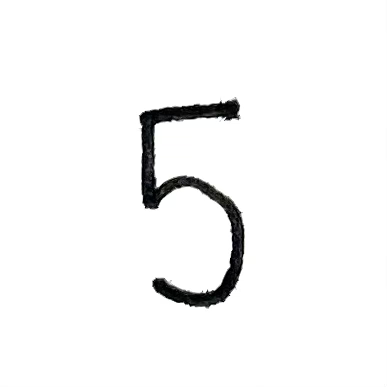
#> input picture test_data/5.png, 387 x 387 px, found by its file name
$ jupyter execute remove_lines.ipynb
#> lines starting #> are read from the running program, lines starting #| are printed output that depends on the picture; after the words box and inside, x2 and y2 are one past the last pixel; in counts of white or black regions, pixels touching at a corner belong together
# Morphological Transformations

[cell 1]
import matplotlib.pyplot as plt
import numpy as np
import cv2

[cell 2]
# Create a 9x9 kernel, can also use np.ones()
# kernel = cv2.getStructuringElement(cv2.MORPH_RECT, (9, 9))

# Some morphology operators
# https://docs.opencv.org/3.4/db/df6/tutorial_erosion_dilatation.html
# https://docs.opencv.org/3.4/d3/dbe/tutorial_opening_closing_hats.html

[cell 3]
def remove_shadows(img):
    # Generate the shadow of the image
    # Create a 9x9 kernel, can also use np.ones()
    kernel = cv2.getStructuringElement(cv2.MORPH_RECT, (9, 9))

    # Some morphology operators
    # https://docs.opencv.org/3.4/db/df6/tutorial_erosion_dilatation.html
    # https://docs.opencv.org/3.4/d3/dbe/tutorial_opening_closing_hats.html
    shadow = cv2.dilate(img, kernel) # Make the background bleed into the text to cover it up

    # Filtering
    # https://docs.opencv.org/3.4/dc/dd3/tutorial_gausian_median_blur_bilateral_filter.html
    shadow = cv2.medianBlur(shadow, 21) # Use a median filter to cover up the text entirely (there may still be particles in the text), now we have an image with only the shadow

    res = 255 - cv2.absdiff(img, shadow) # Remove the shadow from the original image
    return res

[cell 4]
def adaptive_clean(img_path, load=True, mode='otsu'):
    # Load image
    if load:
        img = cv2.imread(img_path, cv2.IMREAD_GRAYSCALE).astype(np.uint8)
    else:
        img = img_path

    # Convert to grayscale and apply Otsu's binarization for noise reduction
    # https://docs.opencv.org/3.4/d7/d4d/tutorial_py_thresholding.html
    img = cv2.GaussianBlur(img,(5,5),0)
    if mode == 'otsu':
        _, img = cv2.threshold(img,0,255,cv2.THRESH_BINARY | cv2.THRESH_OTSU)
    # or you can use gaussian/mean adaptive thresholding
    elif mode == 'mean':
        img = cv2.adaptiveThreshold(img, 255, cv2.ADAPTIVE_THRESH_MEAN_C, cv2.THRESH_BINARY,11,2)
    elif mode == 'gaussian':
        img = cv2.adaptiveThreshold(img, 255, cv2.ADAPTIVE_THRESH_GAUSSIAN_C, cv2.THRESH_BINARY,11,2)

    img = 255 - img

    # Can also apply some morphological transformations
    # https://opencv24-python-tutorials.readthedocs.io/en/latest/py_tutorials/py_imgproc/py_morphological_ops/py_morphological_ops.html
    kernel = np.ones((3, 3), dtype=np.uint8) # or you can use cv2.getStructuringElement()
    img = cv2.morphologyEx(img, cv2.MORPH_OPEN, kernel)
    return img

[cell 5]
img = cv2.imread('../equation-dataset/dark-background/5.png', cv2.IMREAD_GRAYSCALE).astype(np.uint8)
#> img: shape (387, 387); min 0, max 255, mean 246.1
# img = cv2.imread('../equation-dataset/03_eq.png', cv2.IMREAD_GRAYSCALE).astype(np.uint8)
img = remove_shadows(img)
#> in remove_shadows, `shadow = cv2.dilate(img, kernel)`:
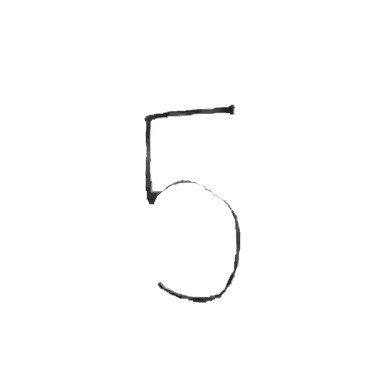
#> shadow: shape (387, 387); min 24, max 255, mean 253

# As long as the lines aren't thick, we can remove the background lines
kernel = cv2.getStructuringElement(cv2.MORPH_RECT, (3, 3))
img = cv2.erode(img, kernel, iterations=1)

img = adaptive_clean(img, load=False)
#> in adaptive_clean, `_, img = cv2.threshold(img,0,255,cv2.THRESH_BINARY | cv2.THRESH_OTSU)`:
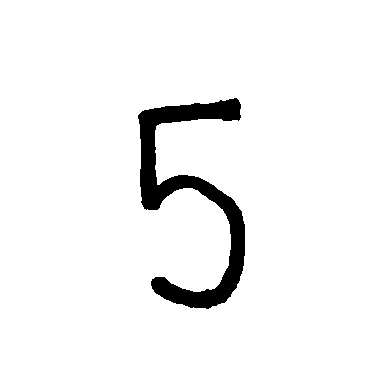
#> img: shape (387, 387); 95.5% white; 1 black region, box (x1, y1, x2, y2) and area: (138, 98, 245, 309) 6797
#> in adaptive_clean, `img = cv2.morphologyEx(img, cv2.MORPH_OPEN, kernel)`: img: shape (387, 387); 4.5% white; 1 white region, box (x1, y1, x2, y2) and area: (138, 98, 245, 309) 6791

plt.axis('off')
plt.imshow(img, cmap='gray')

# Example pipeline

[cell 6]
def clean_image(img_path, load=True):
#> called with load = True
    if load:
        img = cv2.imread(img_path, cv2.IMREAD_GRAYSCALE).astype(np.uint8)
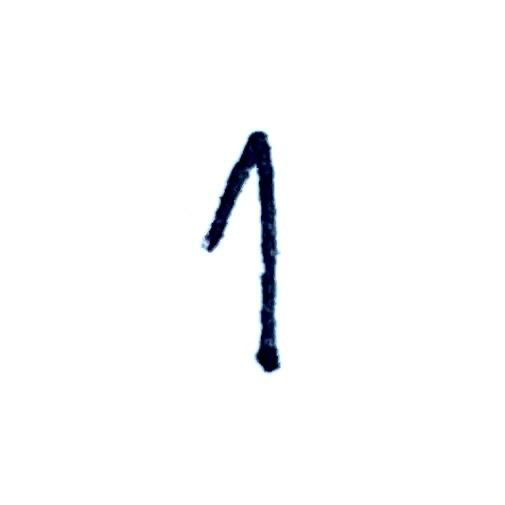
#> input picture test_data/1.png, 505 x 505 px, found by its file name
#> img: shape (505, 505); min 0, max 255, mean 250
    else:
        img = img_path

    # img = cv2.GaussianBlur(img, (3, 3), 0)
    img = remove_shadows(img)
#> in remove_shadows (call 2), `shadow = cv2.dilate(img, kernel)`:
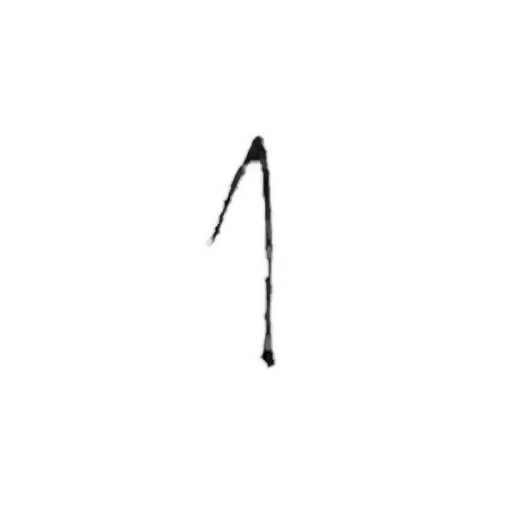
#> shadow: shape (505, 505); min 0, max 255, mean 253.3

    # As long as the lines aren't thick, we can remove the background lines
    kernel = cv2.getStructuringElement(cv2.MORPH_RECT, (3, 3))
    img = cv2.erode(img, kernel, iterations=1)

    img = adaptive_clean(img, load=False)
#> in adaptive_clean (call 2), `_, img = cv2.threshold(img,0,255,cv2.THRESH_BINARY | cv2.THRESH_OTSU)`: img: shape (505, 505); 97.7% white; 1 black region, box (x1, y1, x2, y2) and area: (204, 130, 281, 374) 5946
#> in adaptive_clean (call 2), `img = cv2.morphologyEx(img, cv2.MORPH_OPEN, kernel)`: img: shape (505, 505); 2.3% white; 1 white region, box (x1, y1, x2, y2) and area: (204, 130, 281, 373) 5942

    kernel = cv2.getStructuringElement(cv2.MORPH_RECT, (3, 3))
    img = cv2.erode(img, kernel, iterations=1)
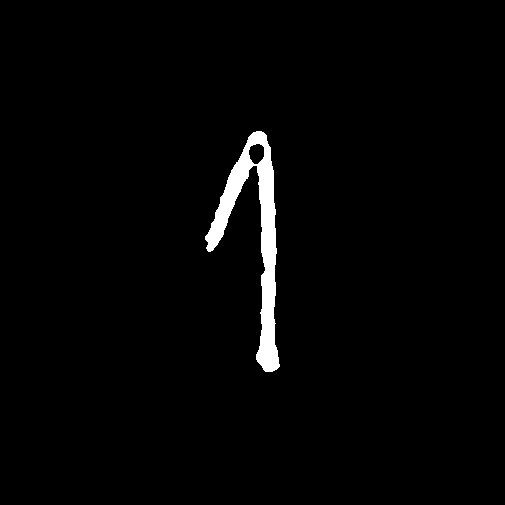
#> img: shape (505, 505); 2% white; 1 white region, box (x1, y1, x2, y2) and area: (205, 131, 280, 372) 5024

    return img

[cell 7]
img = clean_image('../equation-dataset/dark-background/1.png', load=True)
plt.axis('off')
plt.imshow(img, cmap='gray')

[cell 8]
img = clean_image('../equation-dataset/01_eq.png', load=True)
#> call 2 of clean_image, with img_path = '../equation-dataset/01_eq.png', load = True
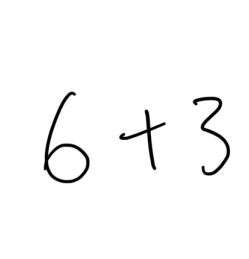
#> input picture equation-dataset/01_eq.png, 249 x 259 px
#> in clean_image, img is the input picture: shape (259, 249); min 0, max 255, mean 249.2
#> in remove_shadows (call 3), `shadow = cv2.dilate(img, kernel)`: shadow: shape (259, 249); every value is 255
#> in clean_image (call 2), `img = cv2.erode(img, kernel, iterations=1)`:
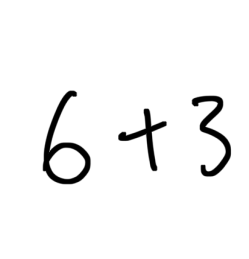
#> img: shape (259, 249); min 0, max 255, mean 244.7
#> call 3 of adaptive_clean, with load = False, mode = 'otsu'
#> in adaptive_clean (call 3), `img = cv2.GaussianBlur(img,(5,5),0)`:
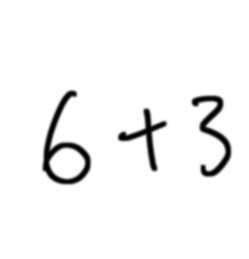
#> img: shape (259, 249); min 0, max 255, mean 244.7
#> in adaptive_clean (call 3), `_, img = cv2.threshold(img,0,255,cv2.THRESH_BINARY | cv2.THRESH_OTSU)`:
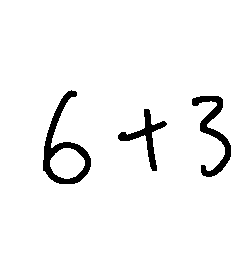
#> img: shape (259, 249); 95.6% white; 3 black regions, box (x1, y1, x2, y2) and area: (43, 90, 91, 184) 1222, (192, 96, 231, 177) 922, (118, 109, 167, 171) 677
#> in adaptive_clean (call 3), `img = cv2.morphologyEx(img, cv2.MORPH_OPEN, kernel)`: img: shape (259, 249); 4.4% white; 3 white regions, box (x1, y1, x2, y2) and area: (43, 91, 91, 184) 1221, (192, 96, 231, 177) 922, (118, 109, 166, 171) 675
#> in clean_image (call 2), `img = cv2.erode(img, kernel, iterations=1)`:
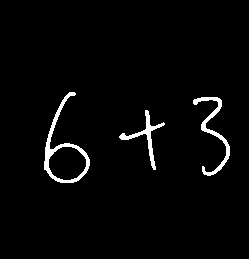
#> img: shape (259, 249); 2.7% white; 3 white regions, box (x1, y1, x2, y2) and area: (44, 92, 90, 183) 743, (193, 97, 230, 176) 550, (119, 110, 165, 170) 421
